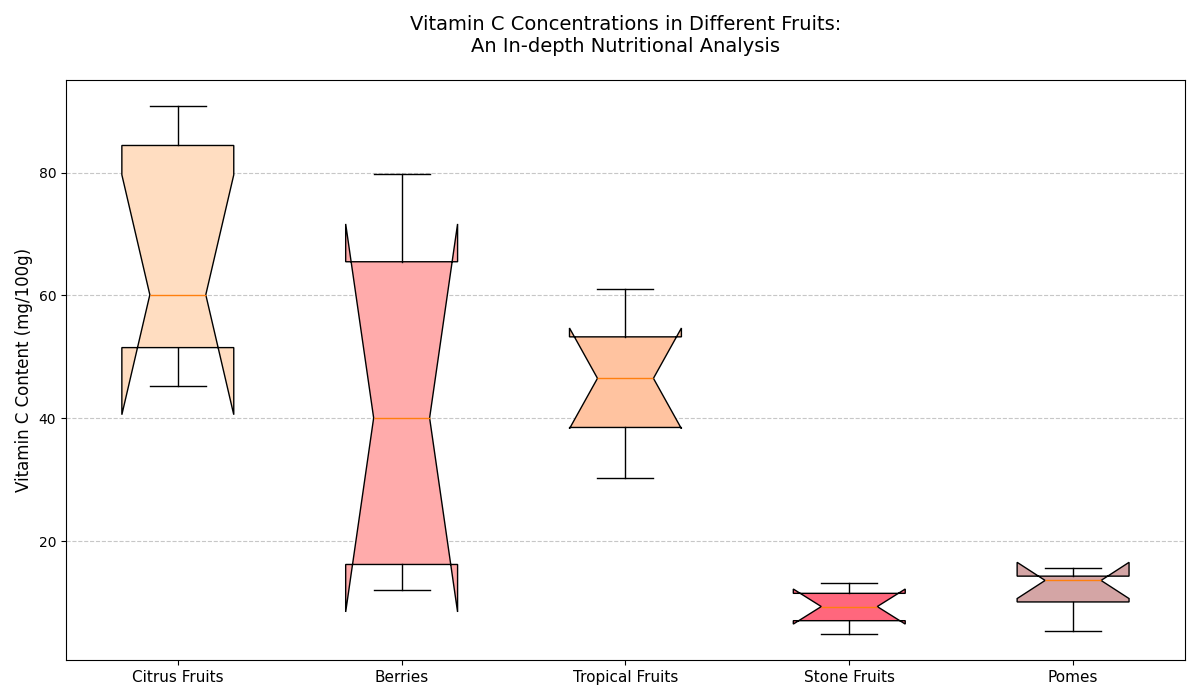

Source code (Python):
import matplotlib.pyplot as plt
import numpy as np

# Backstory: Exploration of Nutrient Concentrations in Different Fruits
# This box plot represents the distribution of vitamin C content (mg per 100g) in various fruits.

# Data: Vitamin C content (mg/100g) for different fruit groups
citrus_fruits = [53.2, 60.1, 90.8, 88.3, 80.5, 45.2, 49.8]
berries = [12.1, 58.8, 67.7, 21.3, 79.7, 14.5]
tropical_fruits = [61.1, 30.2, 36.4, 45.4, 52.4, 39.2, 55.8, 47.6]
stone_fruits = [6.6, 8.4, 10.3, 4.9, 11.9, 13.2]
pomes = [5.4, 14.3, 13.6, 10.1, 15.7]

# Compile data into a list
data = [citrus_fruits, berries, tropical_fruits, stone_fruits, pomes]
fruit_groups = ['Citrus Fruits', 'Berries', 'Tropical Fruits', 'Stone Fruits', 'Pomes']

# Create vertical box plot
fig, ax = plt.subplots(figsize=(12, 7))
box_colors = ['#FFDDC1', '#FFABAB', '#FFC3A0', '#FF677D', '#D4A5A5']

# Plot with custom box colors and styles
bp = ax.boxplot(data, vert=True, patch_artist=True, notch=True, whis=1.5)

# Customize each box color
for patch, color in zip(bp['boxes'], box_colors):
    patch.set_facecolor(color)

# Set x-axis labels to match the fruit groups
ax.set_xticklabels(fruit_groups, fontsize=11)
ax.set_ylabel('Vitamin C Content (mg/100g)', fontsize=12)
ax.set_title('Vitamin C Concentrations in Different Fruits:\nAn In-depth Nutritional Analysis', fontsize=14, pad=20)

# Add grid for better readability
ax.yaxis.grid(True, linestyle='--', alpha=0.7)

# Adjust layout to prevent overlap and enhance clarity
plt.tight_layout()

# Show plot
plt.show()
